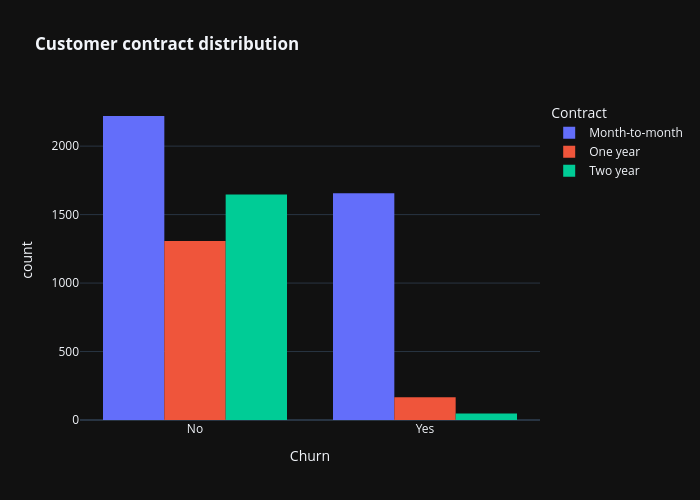

This figure's notebook cell:
### Code cell
fig = px.histogram(df, x="Churn", color = "Contract", barmode = "group", title = "<b>Customer contract distribution<b>")
fig.update_layout(width=700, height=500, bargap=0.2)
fig.show()

### Figure 1 — Plotly figure (JSON) as saved in the notebook; plotly's stock layout.template omitted (floating-point values rounded to 4 significant figures; data arrays with more than 128 entries replaced by an {"elided": "..."} marker saying what was removed)
{"data": [{"alignmentgroup": "True", "bingroup": "x", "hovertemplate": "Contract=Month-to-month<br>Churn=%{x}<br>count=%{y}<extra></extra>", "legendgroup": "Month-to-month", "marker": {"color": "#636efa", "pattern": {"shape": ""}}, "name": "Month-to-month", "offsetgroup": "Month-to-month", "orientation": "v", "showlegend": true, "x": {"elided": "3875 str values"}, "xaxis": "x", "yaxis": "y", "type": "histogram"}, {"alignmentgroup": "True", "bingroup": "x", "hovertemplate": "Contract=One year<br>Churn=%{x}<br>count=%{y}<extra></extra>", "legendgroup": "One year", "marker": {"color": "#EF553B", "pattern": {"shape": ""}}, "name": "One year", "offsetgroup": "One year", "orientation": "v", "showlegend": true, "x": {"elided": "1473 str values"}, "xaxis": "x", "yaxis": "y", "type": "histogram"}, {"alignmentgroup": "True", "bingroup": "x", "hovertemplate": "Contract=Two year<br>Churn=%{x}<br>count=%{y}<extra></extra>", "legendgroup": "Two year", "marker": {"color": "#00cc96", "pattern": {"shape": ""}}, "name": "Two year", "offsetgroup": "Two year", "orientation": "v", "showlegend": true, "x": {"elided": "1695 str values"}, "xaxis": "x", "yaxis": "y", "type": "histogram"}], "layout": {"xaxis": {"anchor": "y", "domain": [0.0, 1.0], "title": {"text": "Churn"}}, "yaxis": {"anchor": "x", "domain": [0.0, 1.0], "title": {"text": "count"}}, "legend": {"title": {"text": "Contract"}, "tracegroupgap": 0}, "title": {"text": "<b>Customer contract distribution<b>"}, "barmode": "group", "width": 700, "height": 500, "bargap": 0.2}}
